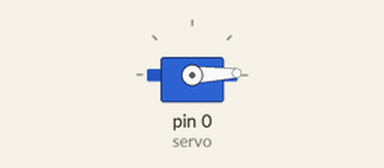
Simulated run of this sketch. Board: Arduino Uno, built with avr-gcc and run on an emulated ATmega328P. On the bench: servo.

Above: at 0.05 s.
At 0.8 s:
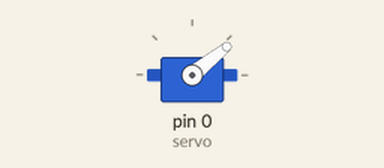
At 1.55 s:
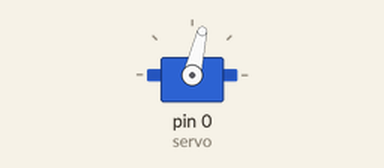
At 3.1 s:
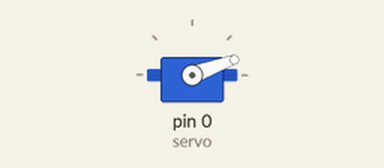
Timing chart, 0 to 7.3 s (numbered marks = the images above):
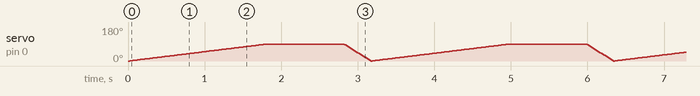

The sketch:

motorservo.ino
```cpp
#include <Servo.h>
Servo servo;
int angle;
void setup(){
servo.attach(0);
}
void loop(){
for(angle = 0; angle < 90; angle += 1)
  { servo.write(angle);
    delay(20);
  }
  delay(1000);
  for(angle = 90  ; angle>=1; angle-=5)
  { servo.write(angle);
    delay(20);
  }}
```
